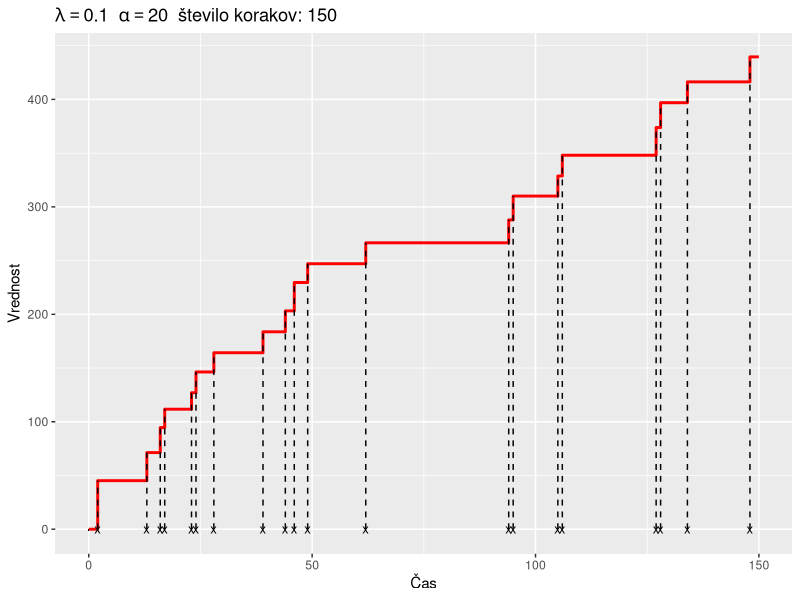
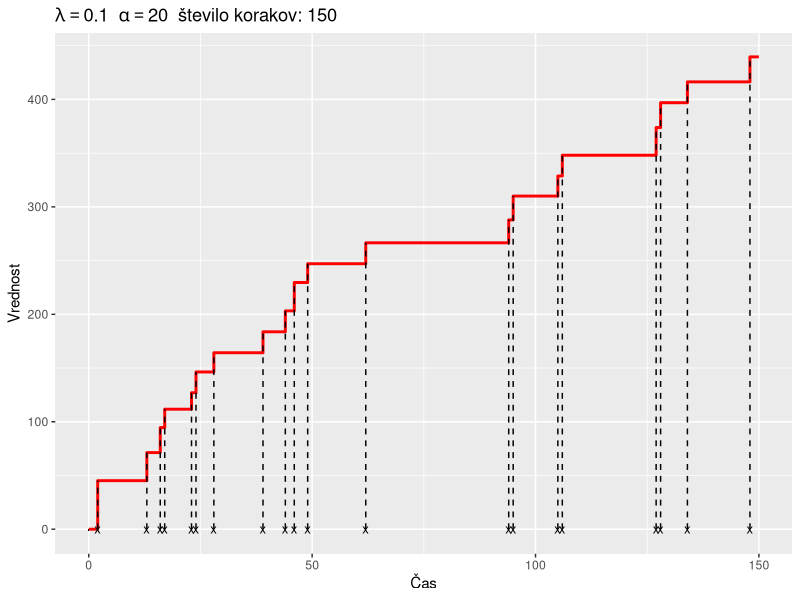

Reproduce these figures in R, in order.
# Anej Rozman
# Financna matematika, diplomsko delo
# Code for generating graphs 

library(ggplot2)
library(dplyr)

set.seed(42)

#-------------------------------------------------------------------------------#

# Slika 1 (Poisson process and compound Poisson process sample path)

# Parameters
nSteps = 150
lambda = 0.1  # Intensity

# Generate sample path of HPP and CPP
jumpsHpp = rpois(nSteps, lambda)
samplePath = data.frame(time = 1:nSteps,
                        jumpTimes = jumpsHpp, 
                        gamma = rgamma(nSteps, shape = 20, rate = 1))

samplePath$value = cumsum(samplePath$gamma*samplePath$jumpTimes)

# Create an origin
new = data.frame(
  time = c(0, 1),
  jumpTimes = c(0, 0),
  gamma = c(0, 0),
  value = c(0, 0))

samplePath = rbind(new, samplePath[-1, , drop = FALSE])

# Create ggplot
g1 = ggplot() +
  geom_step(data = samplePath,
            aes(x = time, y = value),
            size = 1,
            color = "red") +
  geom_point(aes(x = samplePath$jumpTimes * 0:nSteps, y = -0.8,
                 size = ifelse(samplePath$jumpTimes * 0:nSteps == 0 & -0.8 == -0.8, 0, 3)),
             shape = "x",
             color = "black") +
  geom_segment(data = data.frame(x = samplePath$jumpTimes * 0:nSteps,
                                 yend = samplePath$value) %>% 
                 dplyr::filter(x != 0),
               aes(x = x, xend = x, y = 0, yend = yend), 
               linetype = "dashed",
               color = "black") +
  coord_cartesian(clip = 'off') +
  labs(title = lambda == 0.1~""~alpha == 20~" število korakov: 150",
       x = "Čas",
       y = "Vrednost") +
  scale_size_identity()

g1

# Save graph to pdf
ggsave("C:/Users/38651/OneDrive - Univerza v Ljubljani/Desktop/Diploma/Diplomski-seminar/GraphsAndPhotos/slika1.pdf",
       g1,
       device = "pdf",
       width = 8,
       height = 5)

#-------------------------------------------------------------------------------#

# Slika 2



#-------------------------------------------------------------------------------#
